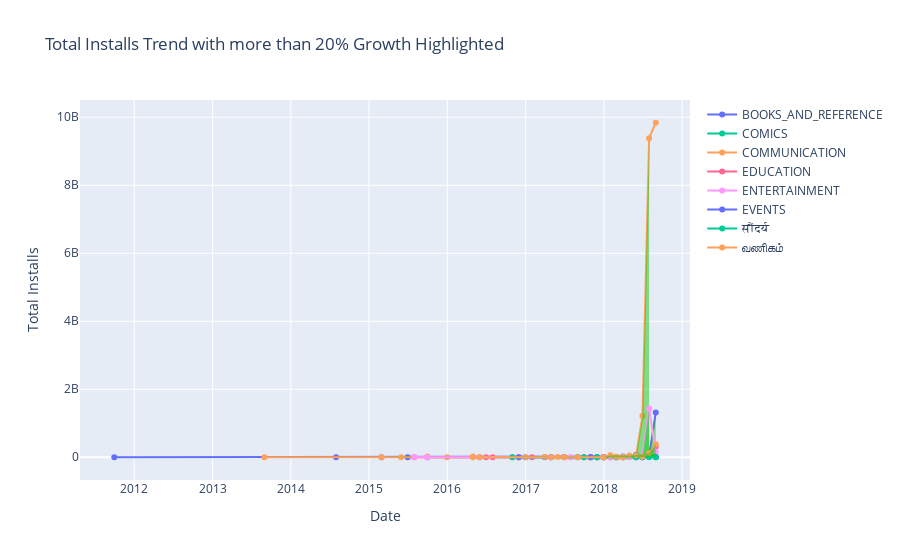

The notebook cell saved with this chart:
### Code cell
#Creating the graph
fig14 = go.Figure()

plot_title = 'Total Installs Trend with more than 20% Growth Highlighted'

#This graph is pretty complex as we need to create a time series for each category
#so to achieve that we'll be using for loop which is gonna iterate over the 'Category' column and for each category we'll be performing operations
for categ in time_series['Category'].unique():
    category_df = time_series[time_series['Category'] == categ]
    
    #Operation 1: We are creating lines (with markers) for each category for duration of the entire timeline
    fig14.add_trace(go.Scatter(
        x = category_df['Last Updated'], 
        y = category_df['Installs'], 
        mode = 'lines + markers',
        name = categ
    ))

    #creating a new variable to shade only where growth is more that 20 percent
    highlight_y = category_df['Installs'].where(category_df['Sign_gwth'])

    #Operation 2: Here we are creating the shaded area for each category whenever the growth is more that 20%
    fig14.add_trace(go.Scatter(
        x = category_df['Last Updated'],
        y = highlight_y,
        fill = 'tozeroy', #This is the main element that's creating the entire area under the graph till 0 (to_0_y)
        mode = 'none',
        fillcolor = 'rgba(0, 200, 0, 0.45)',
        showlegend = False
    ))

fig14.update_layout(
    title= plot_title,
    xaxis_title='Date',
    yaxis_title='Total Installs'
)

fig14.show()

save_plot_as_html(fig14, 'Time_Series_Graph.html', 'In this graph the we can observe that 2018 was the most pivitol point for the selected categories as we saw a huge spike in the installs especially during the month of July 2018')
register_live_plot(
    'Time_Series_Graph.html',
    plot_title,
    18, 21
)
